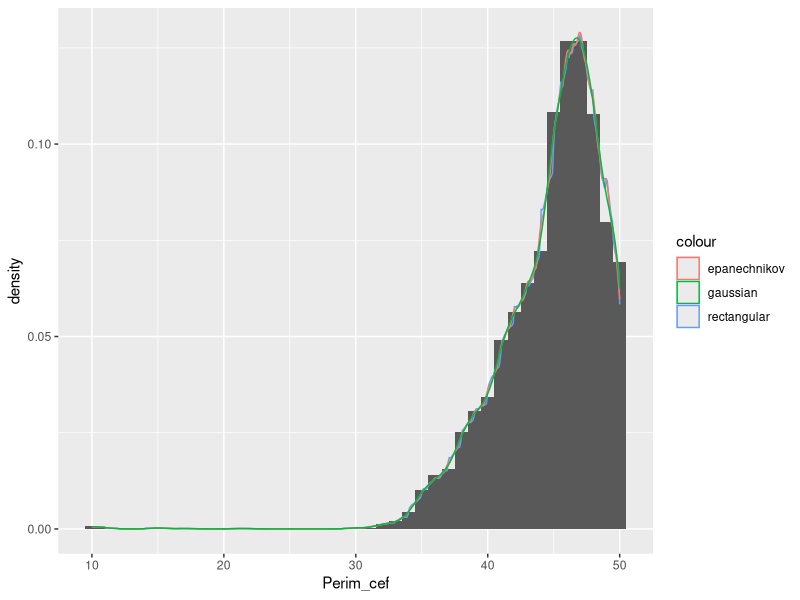
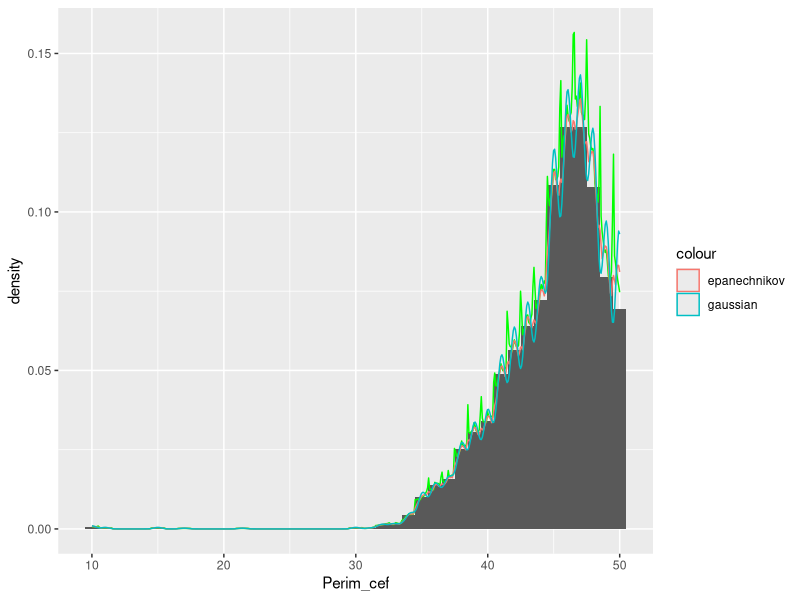
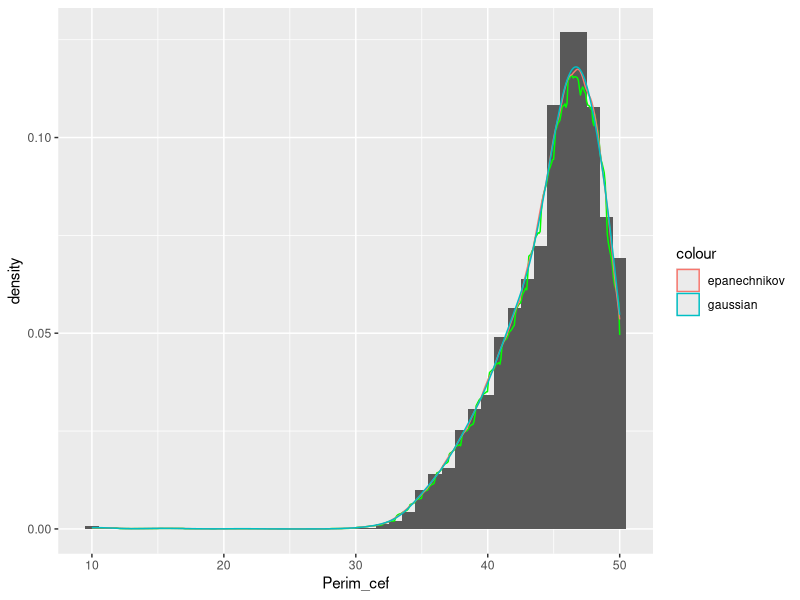
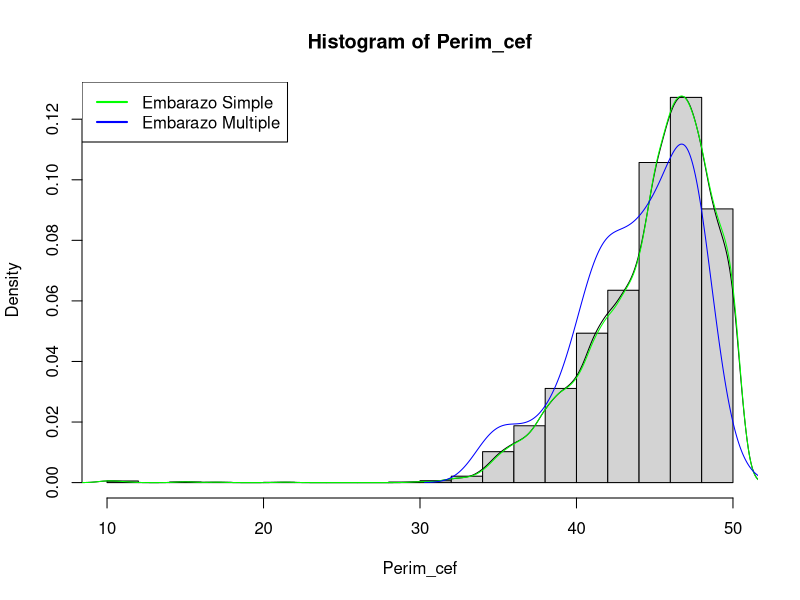

Write the R code that produced these figures, in order.
## ---- chunk 1
data <- read.table("ENNyS_menorA2.txt", header = TRUE)
attach(data)
## ---- chunk 2
library(ggplot2)

ggplot() +
  geom_histogram(aes(x = Perim_cef, y = after_stat(density)), binwidth = 1) +
  geom_density(aes(x = Perim_cef, y = after_stat(density), col = 'rectangular'), kernel = "rectangular") +
  geom_density(aes(x = Perim_cef, y = after_stat(density), col = 'epanechnikov'), kernel = "epanechnikov") +
  geom_density(aes(x = Perim_cef, y = after_stat(density), col = 'gaussian'), kernel = "gaussian")
## ---- chunk 3
data_range <- seq(floor(min(Perim_cef)), ceiling(max(Perim_cef)), by = 1)
hist_obj <- hist(Perim_cef, breaks = data_range, plot = FALSE)
bin_widths <- diff(hist_obj$breaks)
in_range_indices <- which(hist_obj$mids >= 42 & hist_obj$mids <= 48)
sum(hist_obj$density[in_range_indices] * bin_widths[in_range_indices])
## ---- chunk 4
epanechnikov <- density(Perim_cef, kernel = "epanechnikov")
epanechnikov_cdf <- with(epanechnikov, splinefun(x, cumsum(y) / sum(y), method="monoH.FC"))
epanechnikov_cdf(48) - epanechnikov_cdf(42)
## ---- chunk 5
print(bw.nrd0(Perim_cef))
## ---- chunk 6
ggplot() +
    geom_histogram(aes(x = Perim_cef, y = after_stat(density)), binwidth = 1) + geom_density(aes(x = Perim_cef, y = after_stat(density)), col = "green", kernel = "rectangular", adjust = 0.5) + 
  geom_density(aes(x = Perim_cef, y = after_stat(density), col = 'epanechnikov'), kernel = "epanechnikov", adjust = 0.5) +
  geom_density(aes(x = Perim_cef, y = after_stat(density), col = 'gaussian'), kernel = "gaussian", adjust = 0.5)
## ---- chunk 7
ggplot() +
    geom_histogram(aes(x = Perim_cef, y = after_stat(density)), binwidth = 1) + geom_density(aes(x = Perim_cef, y = after_stat(density)), col = 'green', kernel = "rectangular", adjust = 2) + 
  geom_density(aes(x = Perim_cef, y = after_stat(density), col = 'epanechnikov'), kernel = "epanechnikov", adjust = 2) +
  geom_density(aes(x = Perim_cef, y = after_stat(density), col = 'gaussian'), kernel = "gaussian", adjust = 2)
## ---- chunk 8
hist(Perim_cef, breaks=25, freq=FALSE)
lines(density(Perim_cef, kernel='gaussian'))
embarazo_simple <- data[data$Tipo_embarazo=='Simple',]
embarazo_multiple <- data[data$Tipo_embarazo=='Multiple',]
lines(density(embarazo_simple$Perim_cef, kernel='gaussian'),col='green')
lines(density(embarazo_multiple$Perim_cef, kernel='gaussian'),col='blue')
legend("topleft", legend = c("Embarazo Simple", "Embarazo Multiple"), col = c("green", "blue"), lty = 1, lwd = 2)
